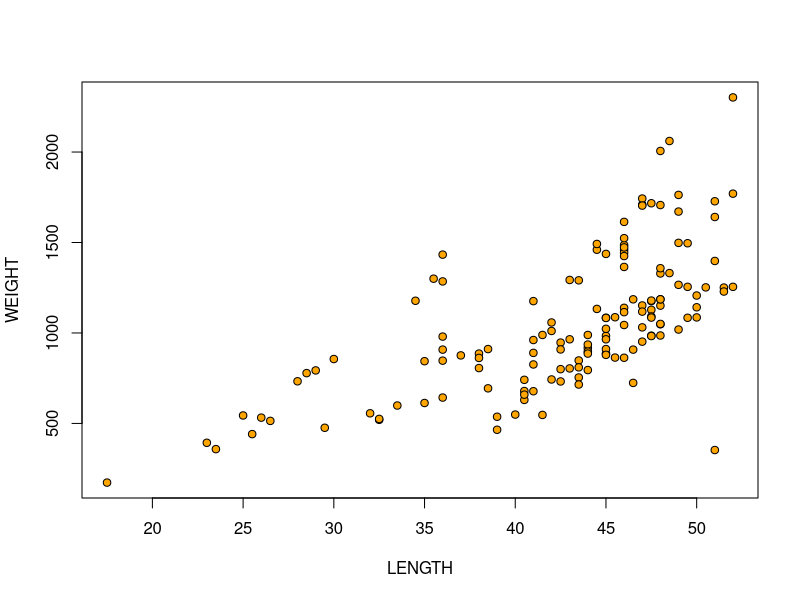
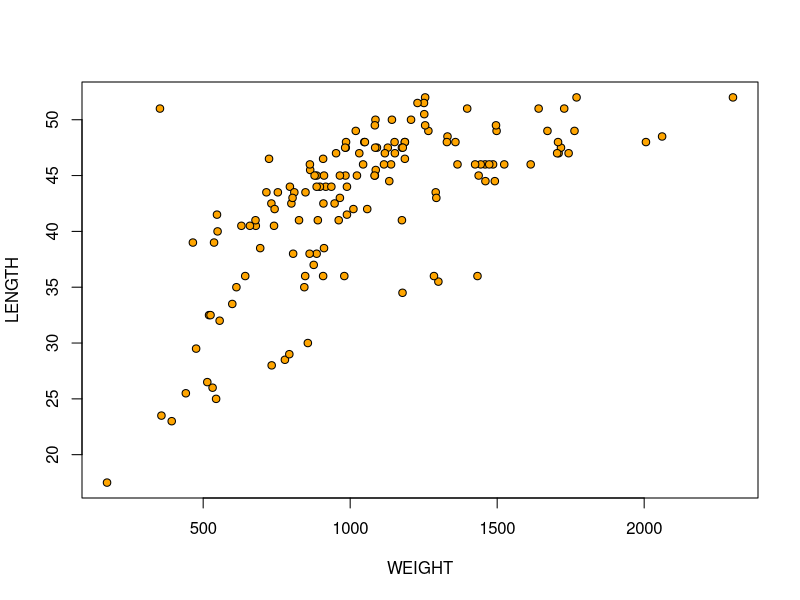
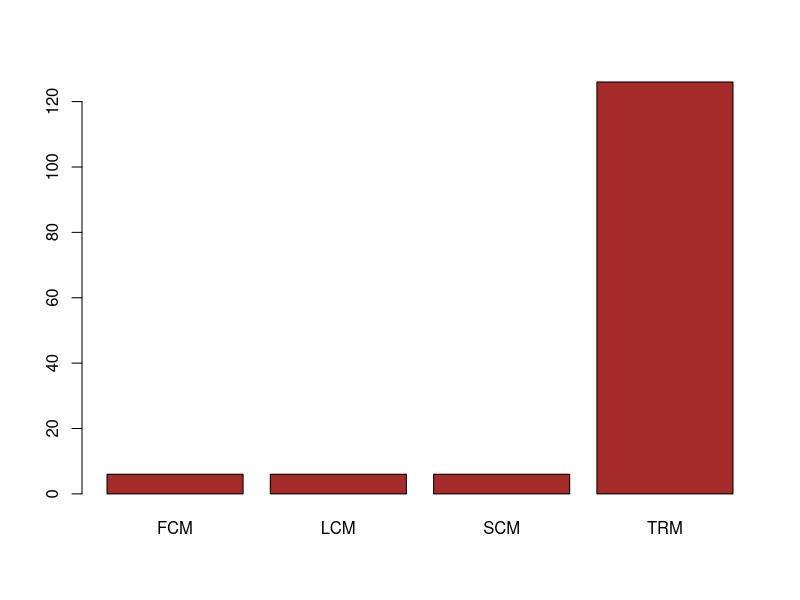

These figures' R source, in order:
# Task 1:
getwd()

# Task 2:
# using some of the given example R code we can read data into my instance of R studio
# Although at this time I'm not sure of what type of data data( the var) is here
# maybe a vector?
data <- read.csv("DDT-1.csv")

# Apply more given code, this gives me an entire row of the .csv file. 2nd arg is number of rows to be returned
head(data,6)

# Task 3:
# This task asks about some metadata about the data object we used above

# Number of species in the data set
length(unique(data$SPECIES))

# subset for large mouth bass with a weight > 800 mg
large_mouth_base_subset <- data[data$SPECIES == "LMBASS" & data$WEIGHT > 800, ]
large_mouth_base_subset

# Now to slice up the data by river and DDT amounts
ddt_and_SMC_river <- data[data$RIVER == "SCM" & data$DDT > 4.0, ]
ddt_and_SMC_river

# Task 4:
# Time to do some math... rock and roll?? (oh nevermind we have functions it seems)

# mean is the average
mean(data$LENGTH) # Wild we can't store this value

# mean_length <- mean(data$LENGTH)
# mean_length does not compile which is odd

# now to calc the standard div and off to the web for documentation!
# Found some here for standard div: https://www.scaler.com/topics/built-in-functions-in-r/

sd(data$WEIGHT)

# Task 5:
# time to start working with plots

# Cook up both plots to compare
with(data, plot(WEIGHT ~ LENGTH, bg = "Orange", pch = 21, cex = 1))
with(data, plot(LENGTH ~ WEIGHT, bg = "Orange", pch = 21, cex = 1))

# a math question now
# if v = 1:20 what is the last value of v/20?

# A vector 1 - 20 then divide every element by 20
v = 1:20
v / 20

# task 5: Table time
river_table = with(data,table(data$RIVER))
river_table

# Now to make the bar plot
barplot(river_table, col = "brown")
